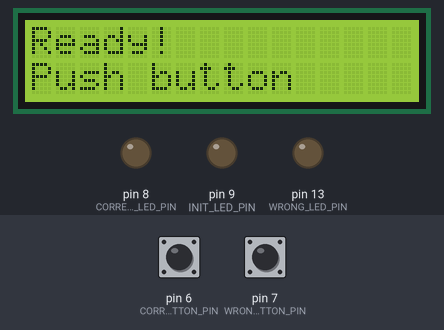
This sketch was run on a simulated Arduino Uno, built with avr-gcc and run on an emulated ATmega328P. On the bench: 16×2 character LCD, output pins drawn as LEDs (lit = HIGH). Inputs (shaded band) come from the test bench; at power-on: pin 6 (CORRECT_BUTTON_PIN) LOW, pin 7 (WRONG_BUTTON_PIN) LOW. Random numbers use the default seed unless the sketch sets one.

Above: at 2.2 s.
2.3 s: pin 6 (CORRECT_BUTTON_PIN) pulled HIGH for 0.15 s
At 3.5 s:
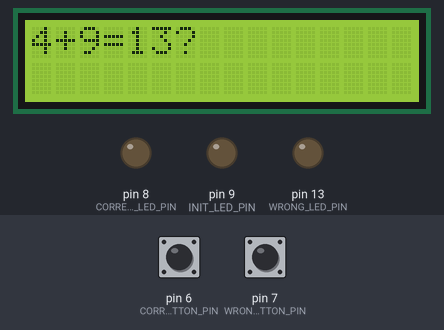
3.9 s: pin 7 (WRONG_BUTTON_PIN) pulled HIGH for 0.15 s
At 4.9 s:
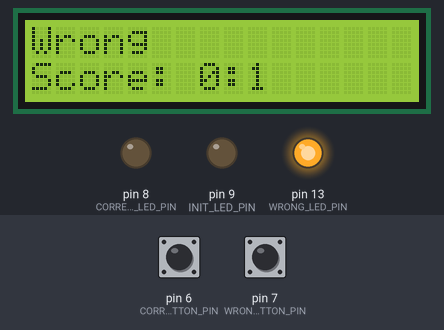
6.9 s: pin 6 (CORRECT_BUTTON_PIN) pulled HIGH for 1 s
At 8.0 s:
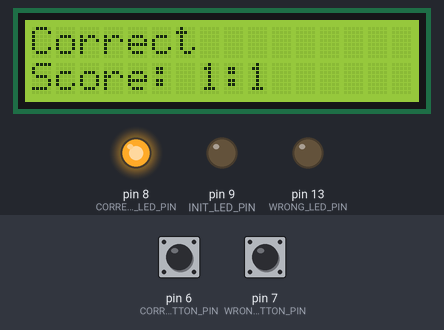
9.9 s: pin 7 (WRONG_BUTTON_PIN) pulled HIGH for 1 s
At 11.9 s:
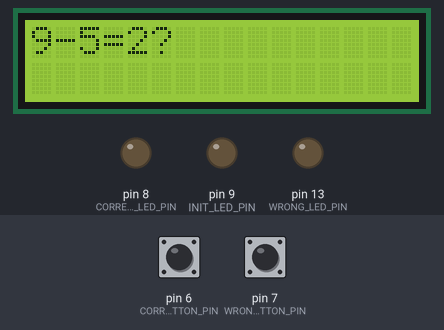
Timing chart, 0 to 13.4 s (numbered marks = the images above; inputs shaded):
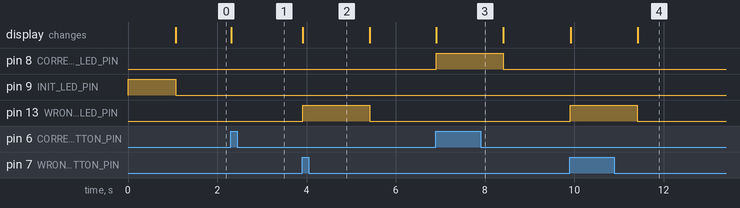

The sketch:

arduino-brain-turn-in.ino
```cpp
/**
 * Brain turn-in
 * Version 1.0
 * by Dmitri Smirnov <smirnov.dmitri@gmail.com>
 * 2017-02-20
 *
 * Simple math game. Check if math expression true or false.
 */

#include <LiquidCrystal.h>

#define CORRECT_BUTTON_PIN       6
#define WRONG_BUTTON_PIN         7
#define CORRECT_LED_PIN          8
#define WRONG_LED_PIN           13
#define INIT_LED_PIN             9

#define LOADING_DELAY_MS      1000
#define ANSWER_DELAY_MS       1500
#define BTN_DEBOUNCE_MS         20

// Power of 10, dont use hight than 4 or use long type.
// How large are numbers
#define NUM_POWER                1

// Initiaize LCD
LiquidCrystal lcd(12, 11, 5, 4, 3, 2);

// Switch variables
byte correctSwitchState = 0;
byte prevCorrectSwitchState = 0;
byte wrongSwitchState = 0;
byte prevWrongSwitchState = 0;

// + 0
// - 1
// * 2
// / 3
byte operation = 0;

// stores math sign +, -, *, /
char math_sign;

// Operation numbers
int n1, n2;

// Stores sthe answer
int answer;

// Is error to trick human?
byte error = 0;

// Is question given or not. Answer or question mode.
byte quest_given = 0;

// Score variables
int wins = 0;
int loses = 0;

void setup() {

  //Serial.begin(9600);

  // Init random
  randomSeed(analogRead(0));

  // Setup pins
  pinMode(CORRECT_BUTTON_PIN, INPUT);
  pinMode(WRONG_BUTTON_PIN, INPUT);
  pinMode(CORRECT_LED_PIN, OUTPUT);
  pinMode(WRONG_LED_PIN, OUTPUT);
  pinMode(INIT_LED_PIN, OUTPUT);

  // Initialize ready state and emulate loading :)
  digitalWrite(INIT_LED_PIN, HIGH);
  lcd.begin(16, 2);
  lcd.clear();
  lcd.setCursor(0, 0);
  delay(LOADING_DELAY_MS);
  lcd.print("Ready!");
  lcd.setCursor(0, 1);
  lcd.print("Push button");
  digitalWrite(INIT_LED_PIN, LOW);
}

void loop() {

  // Read correct and wrong buttons
  correctSwitchState = digitalRead(CORRECT_BUTTON_PIN);
  wrongSwitchState   = digitalRead(WRONG_BUTTON_PIN);

  // If one of the buttons is pressed then start game.
  if (button_pressed(correctSwitchState, prevCorrectSwitchState) == 1 || button_pressed(wrongSwitchState, prevWrongSwitchState) == 1) {

    // If in question mode then generate and print question.
    if (quest_given == 0) {
      generate_question();

    // If in answer mode press button to answer the question.
    } else {
      answer_question();

      // Delay. User shouldn't press anything before new question is given.
      delay(ANSWER_DELAY_MS);

      // After answer generate new question.
      generate_question();
    }
  }

  // A bit dealy to avoid button debouce
  // Actually should be used without delay, but ok...
  delay(BTN_DEBOUNCE_MS);

  // Swap buttons pin states.
  prevCorrectSwitchState = correctSwitchState;
  prevWrongSwitchState = wrongSwitchState;
}

/**
 * Generates and print the question to LCD.
 */
void generate_question() {

  // Shut down LEDs
  digitalWrite(CORRECT_LED_PIN, LOW);
  digitalWrite(WRONG_LED_PIN, LOW);

  // Generate random numbers
  n1 = random(pow(10, NUM_POWER));
  n2 = random(pow(10, NUM_POWER));

  // Check if has error or not.
  // TODO: use more complicated algorithm here.
  error = random(2);

  // Get random operation and generate question.
  operation = random(2);
  switch (operation) {
    case 0:
      answer = n1 + n2;
      math_sign = '+';
      break;
    case 1:
      answer = n1 - n2;
      math_sign = '-';
      break;
    default:
      // do something default;
      break;
  }

  lcd.clear();
  lcd.setCursor(0, 0);
  lcd.print(n1);
  lcd.print(math_sign);
  lcd.print(n2);
  lcd.print("=");

  // Replace answer with facek one to trick a player.
  if (error != 0) {
    answer = answer + random(-pow(10, NUM_POWER)/2, pow(10, NUM_POWER)/2);
  }

  lcd.print(answer);
  lcd.print("?");

  // Set game state to answer mode.
  quest_given = 1;
}

/**
 * Answer the question.
 */
void answer_question() {

  // Check wich button is pressed.
  if (correctSwitchState == HIGH) {
    print_answer(error == 0);
  } else if (wrongSwitchState == HIGH) {
    print_answer(error == 1);
  }
  quest_given = 0;
}

/**
 * Print answer correct/wrong, show the score and light the LED.
 */
void print_answer(boolean correct) {
  if (correct) {
    digitalWrite(CORRECT_LED_PIN, HIGH);
    digitalWrite(WRONG_LED_PIN, LOW);
    lcd.clear();
    lcd.print("Correct");
    wins += 1;
    print_score();
  } else {
    digitalWrite(CORRECT_LED_PIN, LOW);
    digitalWrite(WRONG_LED_PIN, HIGH);
    lcd.clear();
    lcd.print("Wrong");
    loses += 1;
    print_score();
  }
}

/**
 * Prints score.
 */
void print_score() {
  lcd.setCursor(0, 1);
  lcd.print("Score: ");
  lcd.print(wins);
  lcd.print(":");
  lcd.print(loses);
}

/**
 * Check if button is pressed
 *
 * @int buttonState
 * @int lastButtonState
 * @returns byte retval
 */
byte button_pressed(int buttonState, int lastButtonState) {
  byte retval = 0;
  // compare the buttonState to its previous state
  if (buttonState != lastButtonState) {
    // if the state has changed, increment the counter
    if (buttonState == HIGH) {
      // if the current state is HIGH then the button
      // wend from off to on:
      retval = 1;
    } else {
      // if the current state is LOW then the button
      // wend from on to off:
      retval = 0;
    }
  }
  return retval;
}
```

Measured:
- after the input at 2.3 s, the display: changes at once (image 1)
- after the input at 3.9 s, pin 13 (WRONG_LED_PIN): LOW → HIGH at once, → LOW 1.5 s later; the display: changes at once (image 2)
- after the input at 6.9 s, pin 8 (CORRECT_LED_PIN): LOW → HIGH at once, → LOW 1.5 s later; the display: changes at once (image 3)
- after the input at 9.9 s, pin 13 (WRONG_LED_PIN): LOW → HIGH at once, → LOW 1.5 s later; the display: first changes at once (image 4 shows a later state)
